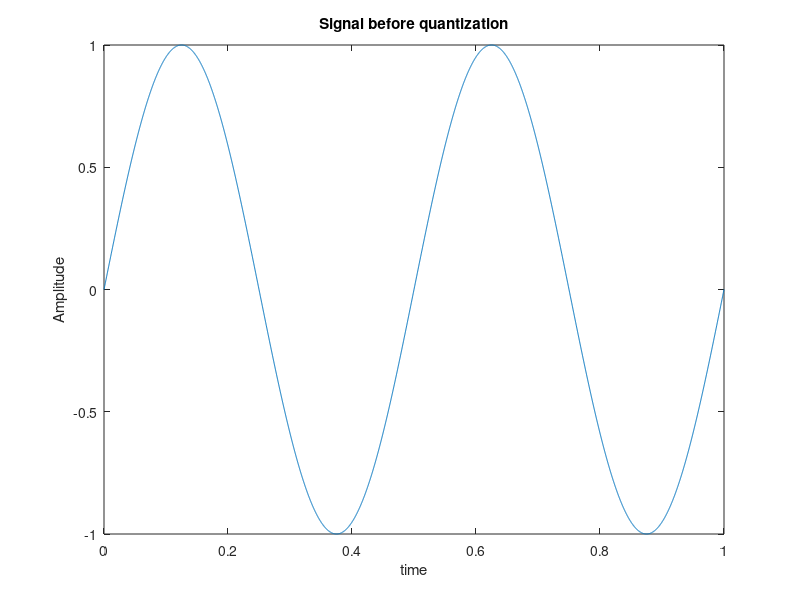

Recreate this plot in MATLAB. (Note: this script raises an error after producing the figure.)
A=1;
f=2;
fs=4000;          
t=0:1/fs:1;
y= A*sin(2*pi*f*t);
figure
plot(t,y)
ylabel('Amplitude');
xlabel('time');
title('Signal before quantization');
 figure
n=[3,4,5,10];
m=2.*n+1;
for i=1:length(n)
   yq= double(fi(y,1,m(i),n(i)));
   Pe = (sum((yq - y).^2))./length(y);  %qe from the equation
   subplot(2,2,i)
   plot(t,yq,'b')
   ylabel('Amplitude');
   xlabel('time');
   legend(['qe= ',num2str(Pe)])
   title(['n =',num2str(n(i))])

end
%% encoding
n=input('choose which n you want to encode with ( n[3,4,5,10] ): ');
m=2*n+1;
yq_e=double(fi(y,1,m,n));
encoded_signal = zeros(length(y),m);
for i=1:length(yq_e)
 if yq_e(i)< 0 % for negtive numbers
    encoded_signal(i,1) = 1;
    x = abs(yq_e(i));
 elseif yq_e(i)> 0
    encoded_signal(i,1) = 0;
    x = yq_e(i);
  end

% number bits for integer part
integer = n;
encoded_signal(i,2:4) = fix(rem(x*pow2(-(n-1):0),2));                    

% number bits for  fraction
fraction = n;  
encoded_signal(i,5:end) = fix(rem(x*pow2(1:n),2));

end
